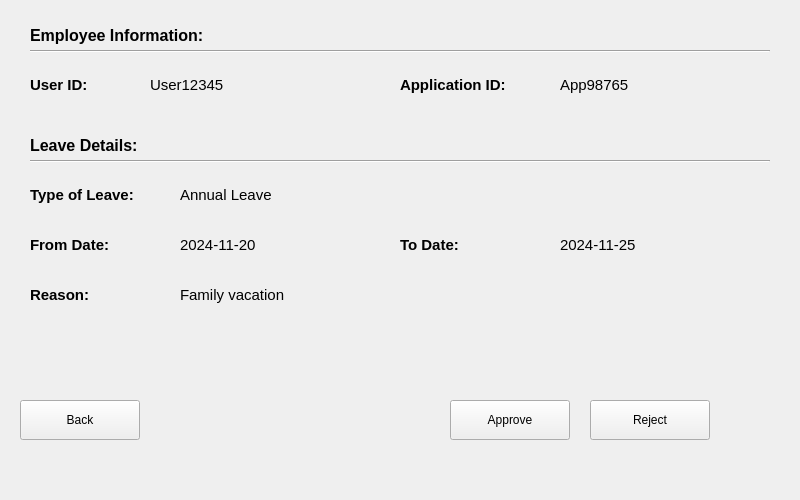
<?xml version="1.0" encoding="UTF-8"?>
<ui version="4.0">
 <class>LeaveDetailDialog</class>
 <widget class="QWidget" name="LeaveDetailDialog">
  <property name="geometry">
   <rect>
    <x>0</x>
    <y>0</y>
    <width>800</width>
    <height>500</height>
   </rect>
  </property>
  <property name="windowTitle">
   <string>Leave Details</string>
  </property>
  <widget class="QLabel" name="employeeInfoHeader">
   <property name="geometry">
    <rect>
     <x>30</x>
     <y>20</y>
     <width>740</width>
     <height>30</height>
    </rect>
   </property>
   <property name="font">
    <font>
     <pointsize>12</pointsize>
     <bold>true</bold>
    </font>
   </property>
   <property name="text">
    <string>Employee Information:</string>
   </property>
  </widget>
  <widget class="QFrame" name="employeeInfoSeparator">
   <property name="geometry">
    <rect>
     <x>30</x>
     <y>50</y>
     <width>740</width>
     <height>2</height>
    </rect>
   </property>
   <property name="frameShape">
    <enum>QFrame::Shape::HLine</enum>
   </property>
   <property name="frameShadow">
    <enum>QFrame::Shadow::Sunken</enum>
   </property>
  </widget>
  <widget class="QLabel" name="empIDLabel">
   <property name="geometry">
    <rect>
     <x>30</x>
     <y>70</y>
     <width>120</width>
     <height>30</height>
    </rect>
   </property>
   <property name="font">
    <font>
     <pointsize>11</pointsize>
     <bold>true</bold>
    </font>
   </property>
   <property name="text">
    <string>User ID:</string>
   </property>
  </widget>
  <widget class="QLabel" name="empIDDisplayLabel">
   <property name="geometry">
    <rect>
     <x>150</x>
     <y>70</y>
     <width>200</width>
     <height>30</height>
    </rect>
   </property>
   <property name="font">
    <font>
     <pointsize>11</pointsize>
    </font>
   </property>
   <property name="text">
    <string>User12345</string>
   </property>
  </widget>
  <widget class="QLabel" name="appIDLabel">
   <property name="geometry">
    <rect>
     <x>400</x>
     <y>70</y>
     <width>150</width>
     <height>30</height>
    </rect>
   </property>
   <property name="font">
    <font>
     <pointsize>11</pointsize>
     <bold>true</bold>
    </font>
   </property>
   <property name="text">
    <string>Application ID:</string>
   </property>
  </widget>
  <widget class="QLabel" name="appIDDisplayLabel">
   <property name="geometry">
    <rect>
     <x>560</x>
     <y>70</y>
     <width>200</width>
     <height>30</height>
    </rect>
   </property>
   <property name="font">
    <font>
     <pointsize>11</pointsize>
    </font>
   </property>
   <property name="text">
    <string>App98765</string>
   </property>
  </widget>
  <widget class="QLabel" name="leaveDetailsHeader">
   <property name="geometry">
    <rect>
     <x>30</x>
     <y>130</y>
     <width>740</width>
     <height>30</height>
    </rect>
   </property>
   <property name="font">
    <font>
     <pointsize>12</pointsize>
     <bold>true</bold>
    </font>
   </property>
   <property name="text">
    <string>Leave Details:</string>
   </property>
  </widget>
  <widget class="QFrame" name="leaveDetailsSeparator">
   <property name="geometry">
    <rect>
     <x>30</x>
     <y>160</y>
     <width>740</width>
     <height>2</height>
    </rect>
   </property>
   <property name="frameShape">
    <enum>QFrame::Shape::HLine</enum>
   </property>
   <property name="frameShadow">
    <enum>QFrame::Shadow::Sunken</enum>
   </property>
  </widget>
  <widget class="QLabel" name="typeOfLeaveLabel">
   <property name="geometry">
    <rect>
     <x>30</x>
     <y>180</y>
     <width>150</width>
     <height>30</height>
    </rect>
   </property>
   <property name="font">
    <font>
     <pointsize>11</pointsize>
     <bold>true</bold>
    </font>
   </property>
   <property name="text">
    <string>Type of Leave:</string>
   </property>
  </widget>
  <widget class="QLabel" name="typeOfLeaveDisplayLabel">
   <property name="geometry">
    <rect>
     <x>180</x>
     <y>180</y>
     <width>200</width>
     <height>30</height>
    </rect>
   </property>
   <property name="font">
    <font>
     <pointsize>11</pointsize>
    </font>
   </property>
   <property name="text">
    <string>Annual Leave</string>
   </property>
  </widget>
  <widget class="QLabel" name="fromDateLabel">
   <property name="geometry">
    <rect>
     <x>30</x>
     <y>230</y>
     <width>150</width>
     <height>30</height>
    </rect>
   </property>
   <property name="font">
    <font>
     <pointsize>11</pointsize>
     <bold>true</bold>
    </font>
   </property>
   <property name="text">
    <string>From Date:</string>
   </property>
  </widget>
  <widget class="QLabel" name="fromDateDisplayLabel">
   <property name="geometry">
    <rect>
     <x>180</x>
     <y>230</y>
     <width>200</width>
     <height>30</height>
    </rect>
   </property>
   <property name="font">
    <font>
     <pointsize>11</pointsize>
    </font>
   </property>
   <property name="text">
    <string>2024-11-20</string>
   </property>
  </widget>
  <widget class="QLabel" name="toDateLabel">
   <property name="geometry">
    <rect>
     <x>400</x>
     <y>230</y>
     <width>150</width>
     <height>30</height>
    </rect>
   </property>
   <property name="font">
    <font>
     <pointsize>11</pointsize>
     <bold>true</bold>
    </font>
   </property>
   <property name="text">
    <string>To Date:</string>
   </property>
  </widget>
  <widget class="QLabel" name="toDateDisplayLabel">
   <property name="geometry">
    <rect>
     <x>560</x>
     <y>230</y>
     <width>200</width>
     <height>30</height>
    </rect>
   </property>
   <property name="font">
    <font>
     <pointsize>11</pointsize>
    </font>
   </property>
   <property name="text">
    <string>2024-11-25</string>
   </property>
  </widget>
  <widget class="QLabel" name="reasonLabel">
   <property name="geometry">
    <rect>
     <x>30</x>
     <y>280</y>
     <width>150</width>
     <height>30</height>
    </rect>
   </property>
   <property name="font">
    <font>
     <pointsize>11</pointsize>
     <bold>true</bold>
    </font>
   </property>
   <property name="text">
    <string>Reason:</string>
   </property>
  </widget>
  <widget class="QLabel" name="reasonDisplayLabel">
   <property name="geometry">
    <rect>
     <x>180</x>
     <y>280</y>
     <width>600</width>
     <height>30</height>
    </rect>
   </property>
   <property name="font">
    <font>
     <pointsize>11</pointsize>
    </font>
   </property>
   <property name="text">
    <string>Family vacation</string>
   </property>
  </widget>
  <widget class="QPushButton" name="approveButton">
   <property name="geometry">
    <rect>
     <x>450</x>
     <y>400</y>
     <width>120</width>
     <height>40</height>
    </rect>
   </property>
   <property name="text">
    <string>Approve</string>
   </property>
  </widget>
  <widget class="QPushButton" name="rejectButton">
   <property name="geometry">
    <rect>
     <x>590</x>
     <y>400</y>
     <width>120</width>
     <height>40</height>
    </rect>
   </property>
   <property name="text">
    <string>Reject</string>
   </property>
  </widget>
  <widget class="QPushButton" name="backButton">
   <property name="geometry">
    <rect>
     <x>20</x>
     <y>400</y>
     <width>120</width>
     <height>40</height>
    </rect>
   </property>
   <property name="text">
    <string>Back</string>
   </property>
  </widget>
 </widget>
 <resources/>
 <connections/>
</ui>
